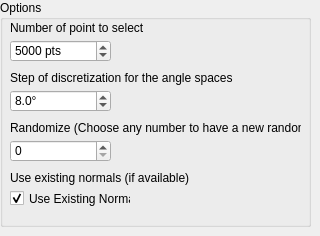
       <widget class="QWidget" name="NormalSpaceSamplingFilter">
        <widget class="QGroupBox" name="groupBox_9">
         <property name="geometry">
          <rect>
           <x>0</x>
           <y>0</y>
           <width>311</width>
           <height>227</height>
          </rect>
         </property>
         <property name="title">
          <string>Options</string>
         </property>
         <widget class="QLabel" name="maxPointCountNormalTitle">
          <property name="geometry">
           <rect>
            <x>10</x>
            <y>20</y>
            <width>291</width>
            <height>16</height>
           </rect>
          </property>
          <property name="text">
           <string>Number of point to select</string>
          </property>
         </widget>
         <widget class="QDoubleSpinBox" name="maxPointCountNormal">
          <property name="geometry">
           <rect>
            <x>10</x>
            <y>40</y>
            <width>101</width>
            <height>22</height>
           </rect>
          </property>
          <property name="suffix">
           <string> pts</string>
          </property>
          <property name="decimals">
           <number>0</number>
          </property>
          <property name="minimum">
           <double>0.000000000000000</double>
          </property>
          <property name="maximum">
           <double>10000000.000000000000000</double>
          </property>
          <property name="singleStep">
           <double>100.000000000000000</double>
          </property>
          <property name="value">
           <double>5000.000000000000000</double>
          </property>
         </widget>
         <widget class="QDoubleSpinBox" name="epsilonNormal">
          <property name="geometry">
           <rect>
            <x>10</x>
            <y>90</y>
            <width>101</width>
            <height>22</height>
           </rect>
          </property>
          <property name="suffix">
           <string>°</string>
          </property>
          <property name="decimals">
           <number>1</number>
          </property>
          <property name="minimum">
           <double>3.000000000000000</double>
          </property>
          <property name="maximum">
           <double>180.000000000000000</double>
          </property>
          <property name="singleStep">
           <double>1.000000000000000</double>
          </property>
          <property name="stepType">
           <enum>QAbstractSpinBox::DefaultStepType</enum>
          </property>
          <property name="value">
           <double>8.000000000000000</double>
          </property>
         </widget>
         <widget class="QLabel" name="epsilonNormalTitle">
          <property name="geometry">
           <rect>
            <x>10</x>
            <y>70</y>
            <width>291</width>
            <height>16</height>
           </rect>
          </property>
          <property name="text">
           <string>Step of discretization for the angle spaces</string>
          </property>
         </widget>
         <widget class="QDoubleSpinBox" name="srandNormal">
          <property name="geometry">
           <rect>
            <x>10</x>
            <y>140</y>
            <width>101</width>
            <height>22</height>
           </rect>
          </property>
          <property name="suffix">
           <string/>
          </property>
          <property name="decimals">
           <number>0</number>
          </property>
          <property name="minimum">
           <double>0.000000000000000</double>
          </property>
          <property name="maximum">
           <double>10000000.000000000000000</double>
          </property>
          <property name="singleStep">
           <double>1.000000000000000</double>
          </property>
          <property name="stepType">
           <enum>QAbstractSpinBox::DefaultStepType</enum>
          </property>
          <property name="value">
           <double>0.000000000000000</double>
          </property>
         </widget>
         <widget class="QLabel" name="srandNormalTitle">
          <property name="geometry">
           <rect>
            <x>10</x>
            <y>120</y>
            <width>291</width>
            <height>16</height>
           </rect>
          </property>
          <property name="text">
           <string>Randomize (Choose any number to have a new random)</string>
          </property>
         </widget>
         <widget class="QLabel" name="normalNormalsTitle">
          <property name="geometry">
           <rect>
            <x>10</x>
            <y>170</y>
            <width>181</width>
            <height>16</height>
           </rect>
          </property>
          <property name="text">
           <string>Use existing normals (if available)</string>
          </property>
         </widget>
         <widget class="QCheckBox" name="normalNormals_2">
          <property name="geometry">
           <rect>
            <x>10</x>
            <y>190</y>
            <width>121</width>
            <height>17</height>
           </rect>
          </property>
          <property name="text">
           <string>Use Existing Normals</string>
          </property>
          <property name="checked">
           <bool>true</bool>
          </property>
         </widget>
        </widget>
       </widget>
